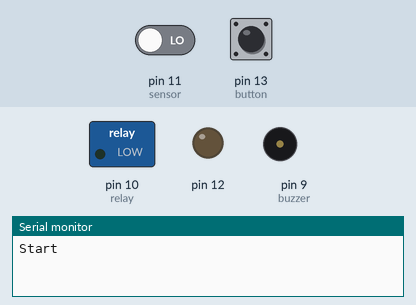
Bench run of a sketch on a simulated Arduino Uno, built with avr-gcc and run on an emulated ATmega328P. Parts: switched loads named in the sketch (green lamp = pin HIGH), output pins drawn as LEDs (lit = HIGH), buzzer (waves = sounding), the last lines printed to the serial monitor. The inputs (shaded band) are chosen by the test bench; at power-on: pin 11 (sensor) LOW, pin 13 (button) HIGH.

Above: at 1.2 s.
1.3 s: pin 11 (sensor) driven HIGH
4.3 s: pin 13 (button) pulled LOW for 3.2 s
At 6.9 s:
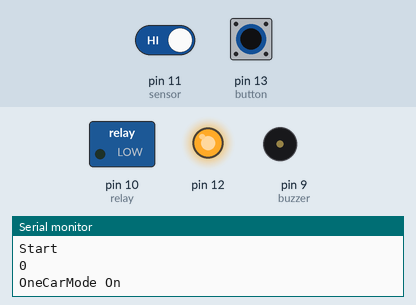
9.8 s: pin 13 (button) pulled LOW for 0.15 s
At 10.7 s:
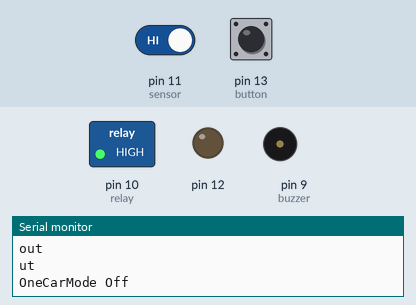
12.9 s: pin 13 (button) pulled LOW for 1 s
At 15.4 s:
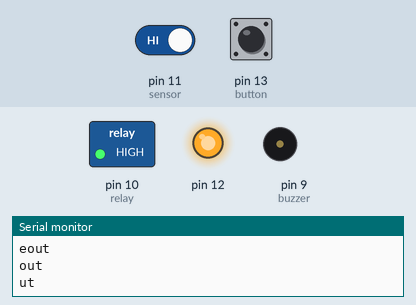
16.4 s: pin 13 (button) pulled LOW for 0.15 s
At 18.8 s:
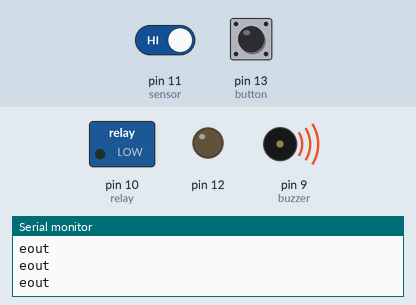
19.5 s: pin 11 (sensor) driven LOW
At 20.3 s:
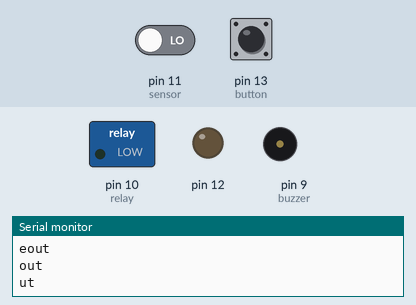
Timing chart, 0 to 22.0 s (numbered marks = the images above; inputs shaded):
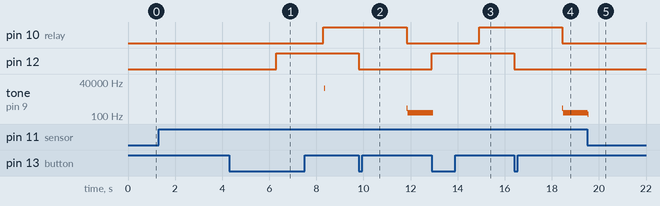

Measured:
- after the input at 1.3 s, every drawn part: stays the same
- after the input at 4.3 s, pin 10 (relay): LOW → HIGH after 4.0 s; pin 12: LOW → HIGH after 2.0 s
- after the input at 9.8 s, pin 10 (relay): HIGH → LOW after 2.0 s; pin 12: HIGH → LOW at once; tone on pin 9 (buzzer): silent → 379 Hz after 2.0 s, → 176 Hz 0.04 s later
- after the input at 12.9 s, pin 10 (relay): LOW → HIGH after 2.0 s; pin 12: LOW → HIGH at once; tone on pin 9 (buzzer): 176 Hz → silent after 0.06 s
- after the input at 16.4 s, pin 10 (relay): HIGH → LOW after 2.0 s; pin 12: HIGH → LOW at once; tone on pin 9 (buzzer): silent → 379 Hz after 2.0 s, → 176 Hz 0.04 s later
- after the input at 19.5 s, tone on pin 9 (buzzer): 176 Hz → 131 Hz at once, → silent 0.04 s later

The sketch:

CarSystemController.ino
```cpp
//Version 2


unsigned long roundc = 0;
unsigned long ticking = 0;

byte onecarmode = 0; //0-off;1-on
byte load = 0;
byte relay1 = 0;

int first = 0;
int sensor = 11;
int  relay = 10;
int buzzer = 9;
int button = 13;
int tickEvent;
int relaylast;

void setup() {
  Serial.begin(9600);
  pinMode(sensor, INPUT);
  pinMode(button, INPUT_PULLUP);
  pinMode(relay, OUTPUT);
  pinMode(buzzer, OUTPUT);
  pinMode(12, OUTPUT);
  digitalWrite(relay, LOW);//High
  digitalWrite(buzzer, LOW);
  digitalWrite(12, LOW);
  Serial.println("Start");
}

void loop()
{
   ticking++;
  //Turn On
  if (((digitalRead(button) == LOW) && (onecarmode == 0))) {
    digitalWrite(12, HIGH);
    Serial.println("OneCarMode On");
    onecarmode = 1;
    delay(2000);
    }

  //Turn Off
  if (((digitalRead(button) == LOW) && (onecarmode == 1))) {
    digitalWrite(12, LOW);
    Serial.println("OneCarMode Off");
     onecarmode = 0;
     delay(2000);
  }

  if ((ticking <= roundc) && (roundc != 0)) {
    Serial.println((ticking)+(" timeout"));
    digitalWrite(buzzer, HIGH);
  } else {
    digitalWrite(buzzer, LOW);
  }


  if ((((digitalRead(sensor) == HIGH) && (load == 0)))&&(onecarmode==0)) {
    delay(5000);
    load = 1;

  }

  if ((digitalRead(sensor) == HIGH) && (((load == 1)||(onecarmode==1))))
  {
    if ((ticking != 0)&&(first==1)) {
      roundc = (ticking+5);
      Serial.println(roundc);
      first = 2;
    }

    if (first == 0) {
      ticking=0;
      Serial.println(ticking);
      first=1;
    }
    if ((onecarmode == 0)&&(roundc!=0)) {
      ticking = 0;
      relay1=1;
    }
    if ((onecarmode == 1)&&(roundc!=0)){
      digitalWrite(buzzer, LOW);
      digitalWrite(relay, HIGH);//Low
    }

  }

  if (relay1==1){
    digitalWrite(buzzer, LOW);

    if (ticking<1){
    digitalWrite(relay, HIGH);//Low
    }
    if (ticking=3){
      digitalWrite(relay, LOW);//High
      relay1=0;
    }
  }
}
```
